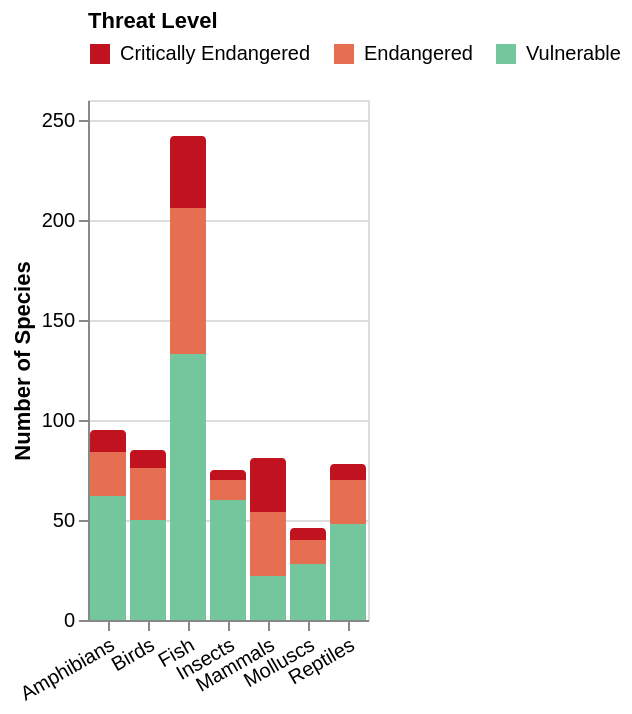

Source (Vega-Lite JSON):
### Vega-Lite specification from a JSON file in a GitHub repository (floating-point values rounded to 4 significant figures)
{"$schema": "https://vega.github.io/schema/vega-lite/v5.json", "description": "Threatened animal species in Malaysia by group and IUCN category (2024). Source: IUCN Red List 2024.", "data": {"values": [{"group": "Fish", "category": "Critically Endangered", "count": 36}, {"group": "Fish", "category": "Endangered", "count": 73}, {"group": "Fish", "category": "Vulnerable", "count": 133}, {"group": "Mammals", "category": "Critically Endangered", "count": 27}, {"group": "Mammals", "category": "Endangered", "count": 32}, {"group": "Mammals", "category": "Vulnerable", "count": 22}, {"group": "Birds", "category": "Critically Endangered", "count": 9}, {"group": "Birds", "category": "Endangered", "count": 26}, {"group": "Birds", "category": "Vulnerable", "count": 50}, {"group": "Reptiles", "category": "Critically Endangered", "count": 8}, {"group": "Reptiles", "category": "Endangered", "count": 22}, {"group": "Reptiles", "category": "Vulnerable", "count": 48}, {"group": "Amphibians", "category": "Critically Endangered", "count": 11}, {"group": "Amphibians", "category": "Endangered", "count": 22}, {"group": "Amphibians", "category": "Vulnerable", "count": 62}, {"group": "Molluscs", "category": "Critically Endangered", "count": 6}, {"group": "Molluscs", "category": "Endangered", "count": 12}, {"group": "Molluscs", "category": "Vulnerable", "count": 28}, {"group": "Insects", "category": "Critically Endangered", "count": 5}, {"group": "Insects", "category": "Endangered", "count": 10}, {"group": "Insects", "category": "Vulnerable", "count": 60}]}, "mark": {"type": "bar", "cornerRadiusTopLeft": 2, "cornerRadiusTopRight": 2}, "width": "container", "height": 260, "encoding": {"x": {"field": "group", "type": "nominal", "axis": {"labelAngle": -30, "title": null}}, "y": {"field": "count", "type": "quantitative", "stack": "zero", "axis": {"title": "Number of Species"}}, "color": {"field": "category", "type": "nominal", "scale": {"domain": ["Critically Endangered", "Endangered", "Vulnerable"], "range": ["#c1121f", "#e76f51", "#74c69d"]}, "legend": {"title": "Threat Level", "orient": "top"}}, "tooltip": [{"field": "group"}, {"field": "category"}, {"field": "count", "title": "Species"}]}}
